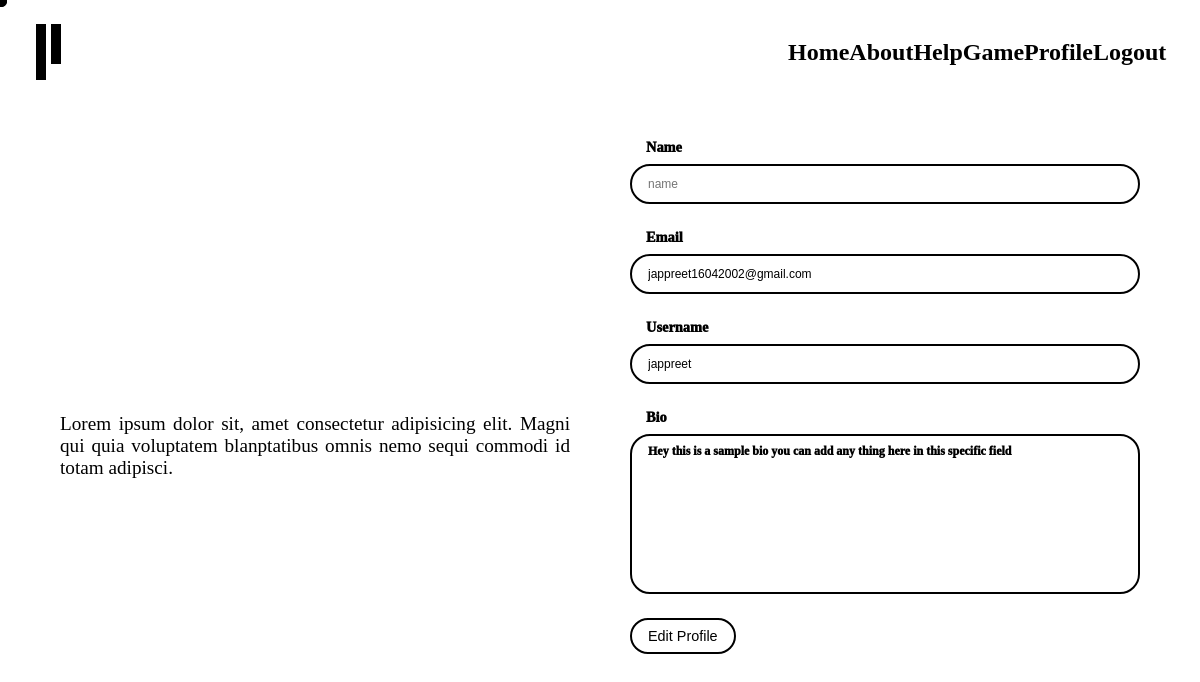
/members/edit-profile/ (signed in), run on the app's committed database.
### members/models.py (models this page shows, shortened)
class Profile(models.Model):
  id = models.UUIDField(default=uuid.uuid4, unique=True, primary_key=True, editable=False)
  user = models.OneToOneField(User, on_delete=models.CASCADE)
  username = models.CharField(max_length=200, blank=True, null=True)
  name = models.CharField(max_length=200, blank=True, null=True)
  email = models.EmailField(max_length=500, blank=True)
  bio = models.TextField(blank=True, null=True)
  created = models.DateTimeField(auto_now_add=True)

### members/views.py (the view)
# urls.py: path('edit-profile/', views.editProfile, name="edit-profile"),
def editProfile(request):
  if request.user.is_authenticated:
    profile = request.user.profile
    form = ProfileForm(instance=profile)
    if request.method == 'POST':
      form = ProfileForm(request.POST, instance=profile)
      if form.is_valid():
        form.save()
        messages.success(request, 'Profile updated successfully')
        return redirect('profile')
    context = {'form': form}
    return render(request, 'profile_form.html', context)
  else:
    messages.info(request, 'You must be logged in to access this page')
    return redirect('login')

### members/forms.py
class ProfileForm(ModelForm):
  class Meta:
    model = Profile
    fields = ('name', 'email', 'username', 'bio')
  def __init__(self, *args, **kwargs):
    super(ProfileForm, self).__init__(*args, **kwargs)
    self.fields['name'].widget.attrs['class'] = 'input input--text'
    self.fields['name'].widget.attrs['placeholder'] = 'name'
    self.fields['email'].widget.attrs['class'] = 'input input--text'
    self.fields['email'].widget.attrs['placeholder'] = 'email'
    self.fields['username'].widget.attrs['class'] = 'input input--text'
    self.fields['username'].widget.attrs['placeholder'] = 'username'
    self.fields['bio'].widget.attrs['class'] = 'input input--text'
    self.fields['bio'].widget.attrs['placeholder'] = 'bio'
    for name, field in self.fields.items():
      field.widget.attrs.update({'class': 'input'})

### templates/profile_form.html (shortened to what this page needs)
{% extends 'main.html' %} {% block content %}
<section class="signupin">
  <div class="signupin-container">
    <div class="signupin__heading">
      <h4>
        <div class="overflow">
        </div>
      </h4>
      <h1>
        <div class="overflow">
        </div>
      </h1>
      <p class="signupin__heading--salute">
        Lorem ipsum dolor sit, amet consectetur adipisicing elit. Magni qui quia
        voluptatem blanptatibus omnis nemo sequi commodi id totam adipisci.
      </p>
    </div>
    <div class="forms">
      <form
        method="POST"
        class="form"
        enctype="multipart/form-data"
        data-swup-form
      >
        {% csrf_token %} {% for field in form %}
        <div class="form--field">
          <div class="form--field-embed">
            <label class="form--label">{{field.label}}</label>
            {{field}}
          </div>
        </div>
         {% endfor %}
        <span class="btn--wrapper">
          <button class="action-btn" type="submit">Edit Profile</button>
        </span>
      </form>
    </div>
  </div>
</section>
{% endblock content %}

### static/css/styles.css (style rules this page uses)
* { margin: 0; padding: 0; box-sizing: border-box; text-rendering: optimizeLegibility; cursor: default; }
html, body { user-select: none; padding: 0; margin: 0; overflow-x: hidden; background-color: white; position: relative; color: black; font-family: "Monteral-T"; }
h1 { font-size: 6vw; font-size: 1000; font-family: "Moresby"; text-transform: capitalize; }
p { font-size: 1.6vw; text-align: justify; }
.overflow { overflow: hidden; width: 100%; }
.signupin { height: 100vh; width: 100%; padding: 5vw; }
.signupin-container { display: flex; align-items: center; justify-content: center; height: 100%; gap: 5vw; }
.signupin .signupin__heading { display: flex; justify-content: center; height: 100%; justify-content: center; flex: 50%; flex-direction: column; }
.signupin .signupin__heading--salute { margin: 3vh 0; }
.forms { width: 50%; }
.form--field-embed { margin-bottom: 3vh; }
.form--label { font-size: 1.2vw; font-weight: 1000; text-transform: capitalize; margin-left: 2vh; }
input, textarea { margin-top: 1vh; display: block; width: 100%; height: 5vh; border: 2px solid black; border-radius: 20px; outline: none; padding: 1vh 2vh; font-size: 1vw; }
textarea { height: 20vh; resize: none; font-family: "Monteral-T"; font-size: 1vw; font-weight: 1000; }
.action-btn { padding: 1vh 2vh; font-size: 1.2vw; border-radius: 20px; outline: 0; border: 2px solid black; background-color: white; transition: all 0.3s ease-in-out; margin-bottom: 1vh; }

### data on the page
Profile: form "jappreet16042002@gmail.com" "jappreet" "Hey this is a sample bio you can add any thing here in this specific field"

### other printed values
{{ field.label }} "Name" "Email" "Username" "Bio"
